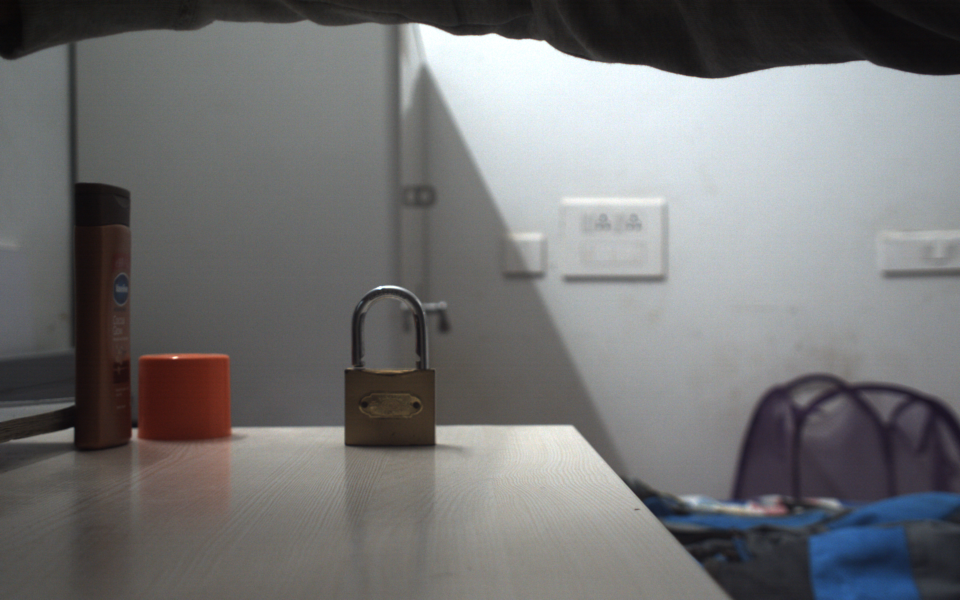
#> input picture test0.png, 1920 x 1200 px, given in place of the camera (shown at 1/2 size)
$ python bounding_box.py
#> lines starting #> are read from the running program, lines starting #| are printed output that depends on the picture; after the words box and inside, x2 and y2 are one past the last pixel; in counts of white or black regions, pixels touching at a corner belong together
from scipy.spatial import distance as dist
from imutils import perspective
from imutils import contours
import numpy as np
import argparse
import imutils
import cv2

def midpoint(ptA,ptB):
    return((ptA[0]+ptB[0])*0.5,(ptA[1]+ptB[1])*0.5)

delay = 500
factor = 0.5
n1 = 0
width = 1
factor = 0.5

cam1 = cv2.VideoCapture(n1)#,cv2.CAP_DSHOW)
cam1.set(cv2.CAP_PROP_FRAME_WIDTH, 1920)
cam1.set(cv2.CAP_PROP_FRAME_HEIGHT, 1080)


while True:
    ret1, image = cam1.read()
#> image is the input picture: shape (1200, 1920, 3); mean B, G, R 116.6, 116, 116.1

    if not ret1:
        print("failed to grab frame")
        break
    # cv2.imshow('Original Image',image)
    # cv2.waitKey(delay)
    # cv2.destroyAllWindows()

    gray = cv2.cvtColor(image,cv2.COLOR_BGR2GRAY)
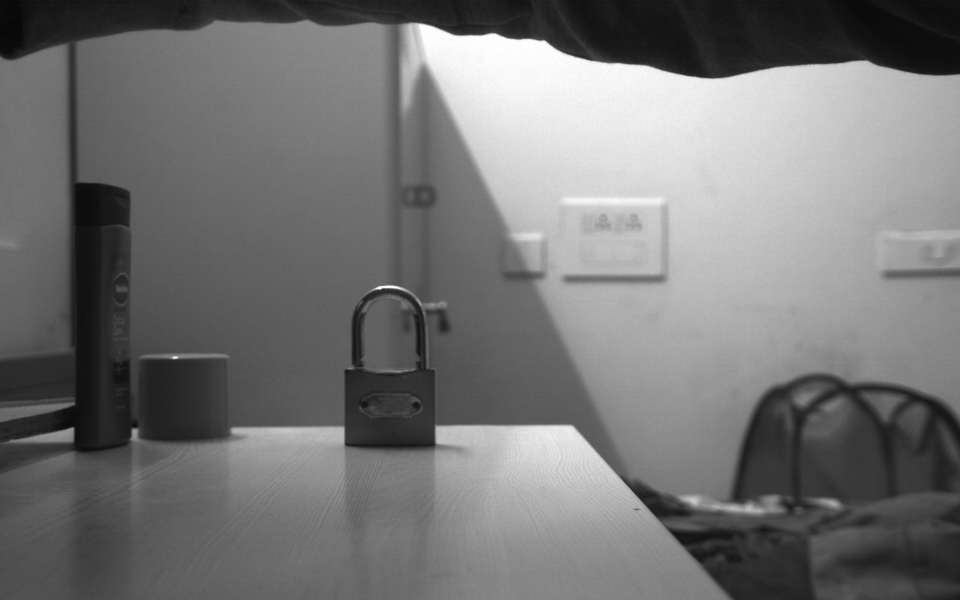
#> gray: shape (1200, 1920) (shown at 1/2 size); min 5, max 255, mean 116.1
    # cv2.imshow('Gray Image',gray)
    # cv2.waitKey(delay)
    # cv2.destroyAllWindows()

    gray = cv2.GaussianBlur(gray, (7,7), 0)
    # cv2.imshow('Gray Gaussian Image',gray)
    # cv2.waitKey(delay)
    # cv2.destroyAllWindows()


    edged = cv2.Canny(gray, 50, 10)
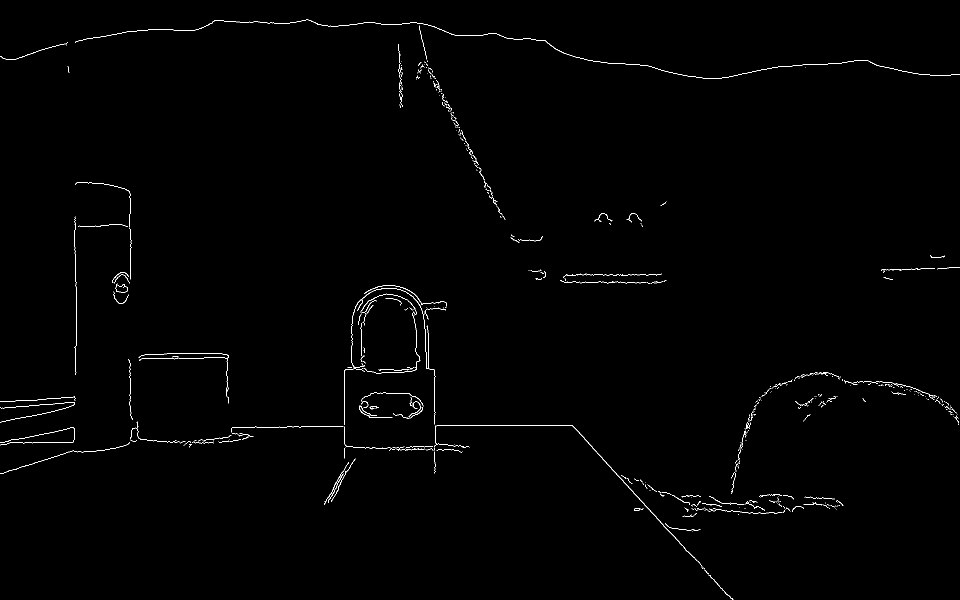
#> edged: shape (1200, 1920) (shown at 1/2 size); 0.61% white in thin lines or dots
    # cv2.imshow('Canny Edge Image',edged)
    # cv2.waitKey(delay)
    # cv2.destroyAllWindows()

    edged = cv2.dilate(edged,None,iterations=1)
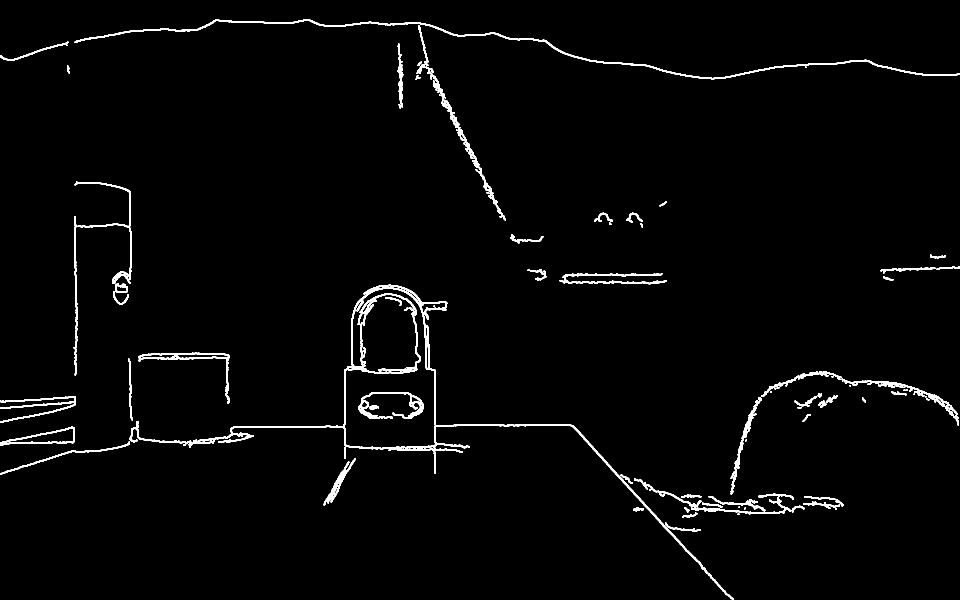
#> edged: shape (1200, 1920) (shown at 1/2 size); 2.1% white; 83 white regions (18 under 20 px), largest, box (x1, y1, x2, y2) and area: (259, 569, 1468, 1200) 13287, (149, 38, 1920, 159) 6022, (851, 133, 1012, 441) 2411
    # cv2.imshow('Canny Edge Image dilated',edged)
    # cv2.waitKey(delay)
    # cv2.destroyAllWindows()

    edged = cv2.erode(edged, None,iterations=1)
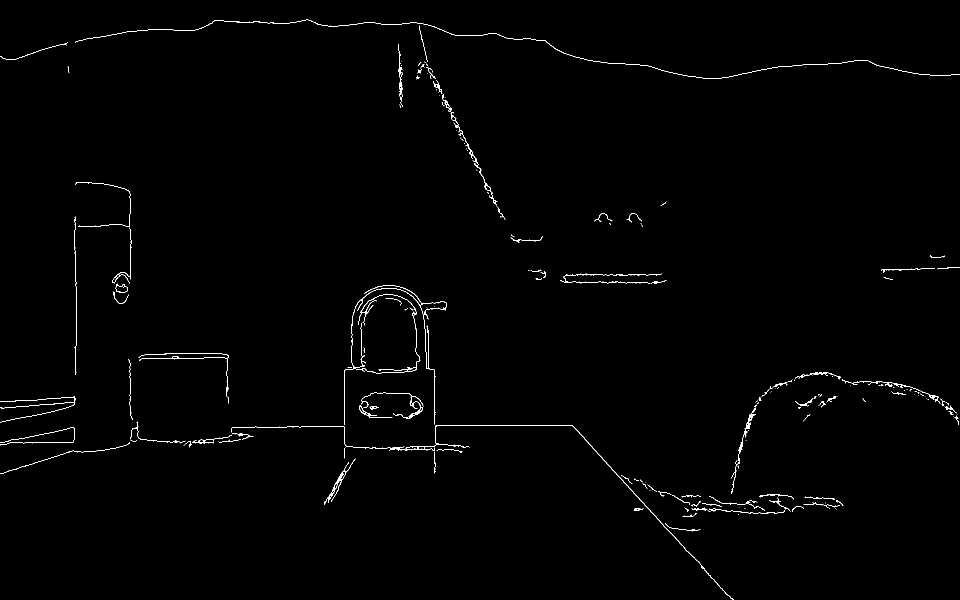
#> edged: shape (1200, 1920) (shown at 1/2 size); 0.72% white in thin lines or dots
    edged_resized = cv2.resize(edged, (int(edged.shape[1]*factor),int(edged.shape[0]*factor)), interpolation=cv2.INTER_AREA)
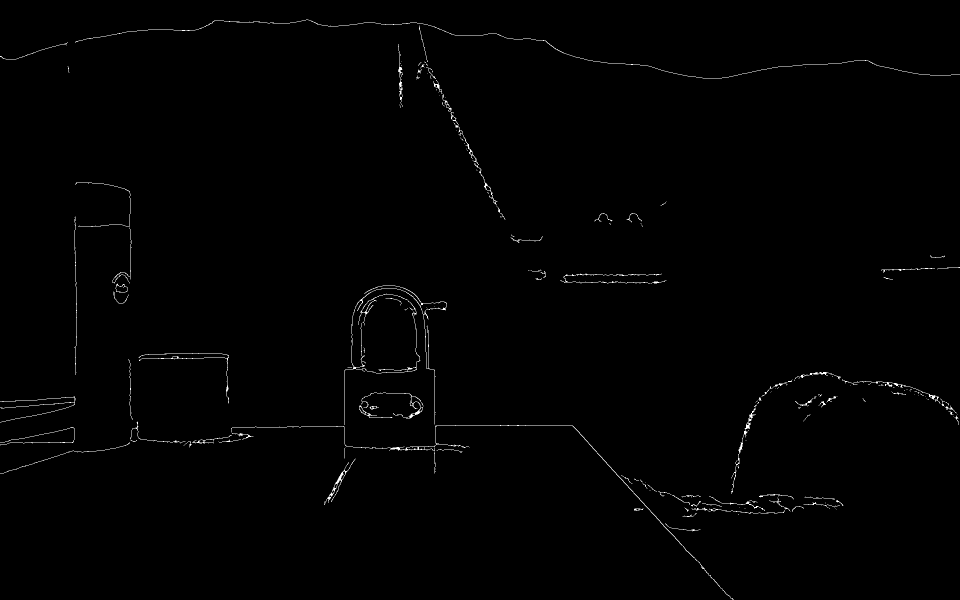
#> edged_resized: shape (600, 960); min 0, max 255, mean 1.8
    # cv2.imshow('Canny Edge Image dilated and eroded',edged_resized)
    # cv2.waitKey(0)
    # cv2.destroyAllWindows()

    cnts = cv2.findContours(edged.copy(), cv2.RETR_EXTERNAL,cv2.CHAIN_APPROX_SIMPLE )
#> cnts = 203 contours, 160 with area under 20; largest, box (x1, y1, x2, y2) and area: (688, 570, 894, 850) 484, (648, 917, 711, 1010) 372, (870, 850, 1467, 1200) 330, (462, 852, 871, 903) 312, (1462, 815, 1512, 976) 292
    cnts = imutils.grab_contours(cnts)

    (cnts,x) = contours.sort_contours(cnts)
#> x = 203 items, first 6: (0, 884, 259, 64), (0, 854, 149, 37), (0, 793, 151, 52), (0, 84, 136, 36), (133, 90, 1, 1), (135, 132, 4, 14)
    pixelsPerMetric = None
    i= 0
    orig = image.copy()
    for c in cnts :
        if (cv2.contourArea(c) <1000):
            continue
        box = cv2.minAreaRect(c)
        box = cv2.boxPoints(box)
        box = np.array(box,dtype='int')
        box = perspective.order_points(box)
        cv2.drawContours(orig, [box.astype('int')], -1, (255,0,0),2)
        for (x,y) in box :
            cv2.circle(orig,(int(x),int(y)),5,(0,0,255),-1)


        (tl, tr, br, bl) = box

        (tltrX, tltrY) = midpoint(tl, tr)
        (blbrX, blbrY) = midpoint(bl, br)
        (tlblX, tlblY) = midpoint(tl, bl)
        (trbrX, trbrY) = midpoint(tr, br)
        # draw the midpoints on the image
        cv2.circle(orig, (int(tltrX), int(tltrY)), 5, (255, 0, 0), -1)
        cv2.circle(orig, (int(blbrX), int(blbrY)), 5, (255, 0, 0), -1)
        cv2.circle(orig, (int(tlblX), int(tlblY)), 5, (255, 0, 0), -1)
        cv2.circle(orig, (int(trbrX), int(trbrY)), 5, (255, 0, 0), -1)
        # draw lines between the midpoints
        cv2.line(orig, (int(tltrX), int(tltrY)), (int(blbrX), int(blbrY)),(155, 100, 255), 2)
        cv2.line(orig, (int(tlblX), int(tlblY)), (int(trbrX), int(trbrY)),(155, 100, 255), 2)

        dA = dist.euclidean((tltrX, tltrY), (blbrX, blbrY))
        dB = dist.euclidean((tlblX, tlblY), (trbrX, trbrY))

        if pixelsPerMetric is None:
            pixelsPerMetric = dB / width

        dimA = dA / pixelsPerMetric
        dimB = dB / pixelsPerMetric
        # draw the object sizes on the image

        cv2.putText(orig, "{:.1f}in".format(dimA),(int(tltrX - 15), int(tltrY - 10)), cv2.FONT_HERSHEY_SIMPLEX,1, (0,0,255), 3)
        cv2.putText(orig, "{:.1f}in".format(dimB),(int(trbrX + 10), int(trbrY)), cv2.FONT_HERSHEY_SIMPLEX, 1, (0,0,255), 3)
        orig_resized = cv2.resize(orig, (int(orig.shape[1]*factor),int(orig.shape[0]*factor)), interpolation=cv2.INTER_AREA)
        # final = cv2.hconcat([orig_resized , edged_resized])
        k = cv2.waitKey(1)
        if k == 27 | k == ord('q'):
            break
#> this loop made 203 passes
#> c on passes 5, 26, 27: [[133, 90]], [[690, 895], [689, 896], [689, 916], [689, 896]], [[695, 734], [703, 734]]
#> (the run stopped early here; a loop or call above may not have finished)

$ run again, on opencv_frame1_0.png
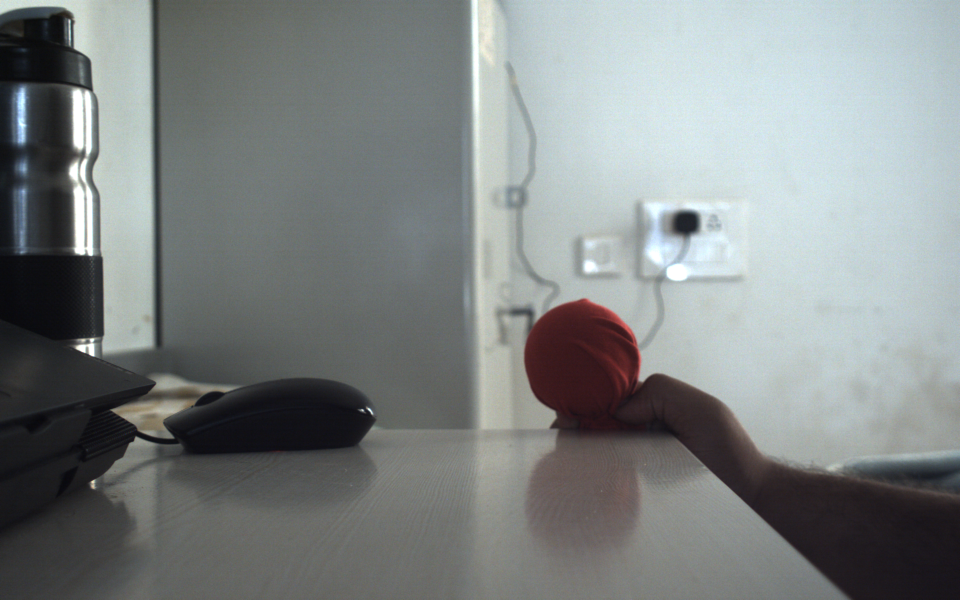
#> input picture opencv_frame1_0.png, 960 x 600 px, given in place of the camera
#> image is the input picture: shape (600, 960, 3); mean B, G, R 132.5, 132.8, 127.6
#> cnts = 77 contours, 50 with area under 20; largest, box (x1, y1, x2, y2) and area: (0, 6, 95, 256) 3188, (94, 356, 377, 478) 3009, (12, 183, 70, 256) 421, (11, 82, 71, 145) 415, (0, 319, 95, 357) 280
#> x = 77 items, first 6: (0, 384, 151, 38), (0, 319, 95, 38), (0, 22, 24, 15), (0, 12, 61, 13), (0, 6, 95, 250), (10, 48, 19, 5)
#> the loop `for c in cnts :` made 77 passes; (key q is pressed on pass 5)
#> (tl, tr, br, bl, tltrX, tltrY, blbrX, blbrY) on pass 5: ([69, -8], [145, 238], [76, 259], [0, 12], 107, 115, 38, 135.5)
#> after the loop `for c in cnts :`:
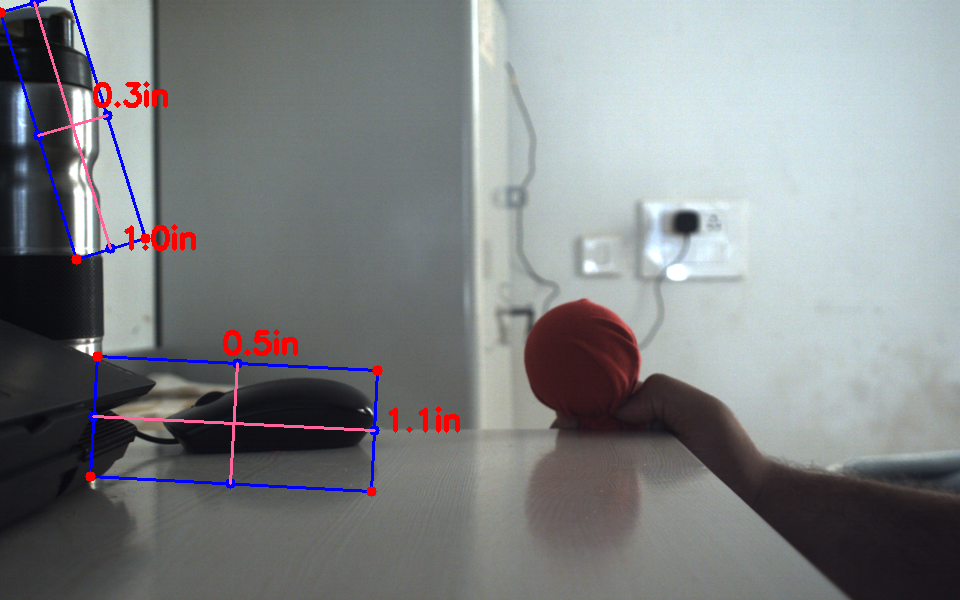
#> orig: shape (600, 960, 3); 1.73% of pixels changed, all inside (x1, y1, x2, y2) = (0, 0, 460, 497)
#> after the loop `for c in cnts :`: pixelsPerMetric = 258
#> `cv2.imshow('Image',orig_resized)`:
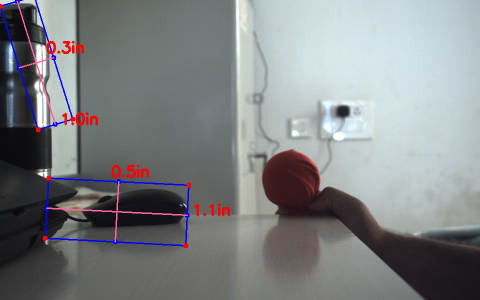
#> window 'Image': shape (300, 480, 3); mean B, G, R 133.3, 131.5, 128.6
#| Area : 1.5
#| Box :
#|  [[ 97. 356.]
#|  [377. 370.]
#|  [371. 491.]
#|  [ 90. 476.]]
#| ****************************************************************************************************

$ run again, on opencv_frame1_1.png
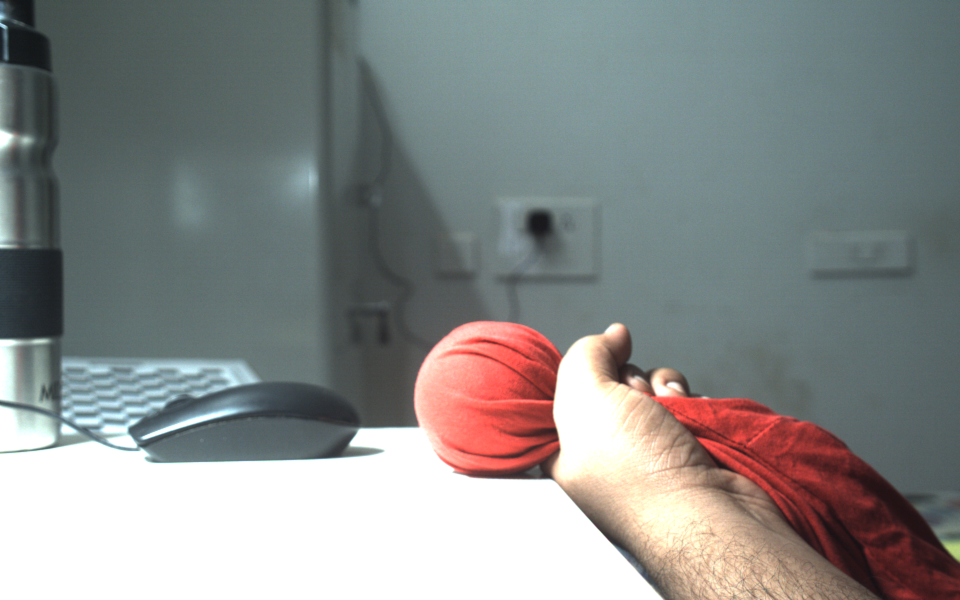
#> input picture opencv_frame1_1.png, 1920 x 1200 px, given in place of the camera (shown at 1/2 size)
#> image is the input picture: shape (1200, 1920, 3); mean B, G, R 137, 138.5, 135.8
#> cnts = 336 contours, 253 with area under 20; largest, box (x1, y1, x2, y2) and area: (1234, 1026, 1708, 1200) 30249, (1256, 818, 1413, 977) 3976, (1316, 803, 1626, 1021) 1651, (1313, 972, 1466, 1027) 517, (867, 646, 1328, 1200) 472
#> x = 336 items, first 6: (0, 881, 282, 27), (0, 841, 115, 63), (0, 810, 113, 29), (0, 800, 103, 20), (0, 677, 107, 17), (0, 489, 102, 9)
#> the loop `for c in cnts :` made 336 passes; (key q is pressed on pass 226)
#> (tltrX, tltrY, blbrX, blbrY, tlblX, tlblY, trbrX, trbrY) on pass 226: (1470.5, 1026, 1470.5, 1199, 1234, 1112.5, 1707, 1112.5)
#> after the loop `for c in cnts :`:
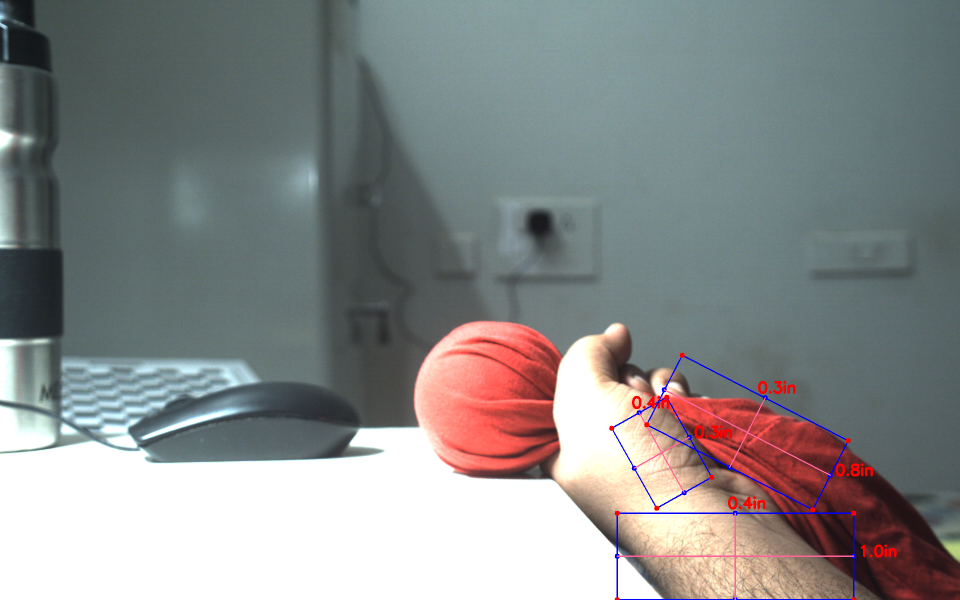
#> orig: shape (1200, 1920, 3) (shown at 1/2 size); 0.77% of pixels changed, all inside (x1, y1, x2, y2) = (1218, 705, 1793, 1200)
#> after the loop `for c in cnts :`: pixelsPerMetric = 473
#> `cv2.imshow('Image',orig_resized)`:
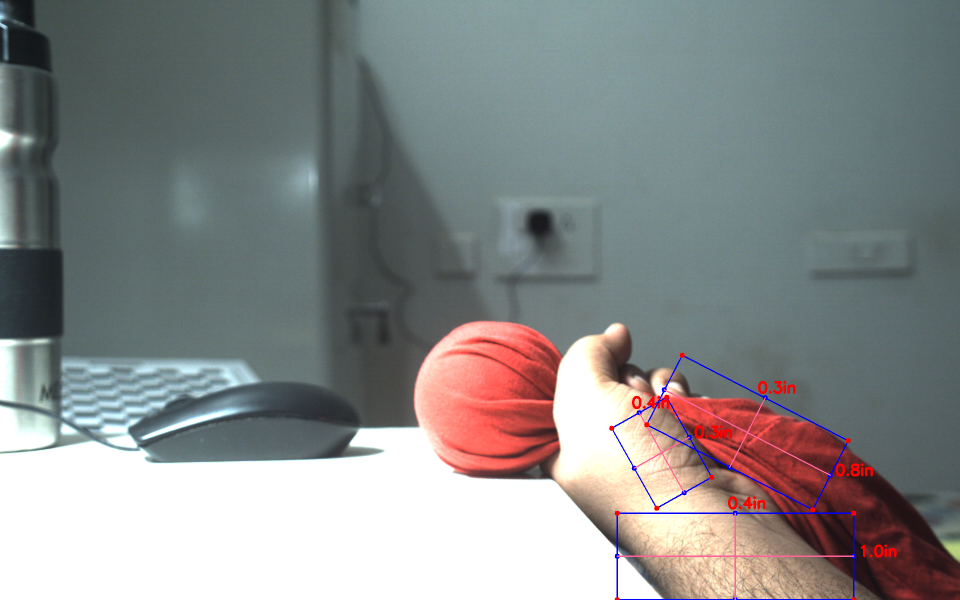
#> window 'Image': shape (600, 960, 3); mean B, G, R 137.4, 137.8, 135.8
#| Area : 68.0
#| Box :
#|  [[1364.  710.]
#|  [1696.  881.]
#|  [1625. 1019.]
#|  [1293.  849.]]
#| ****************************************************************************************************
